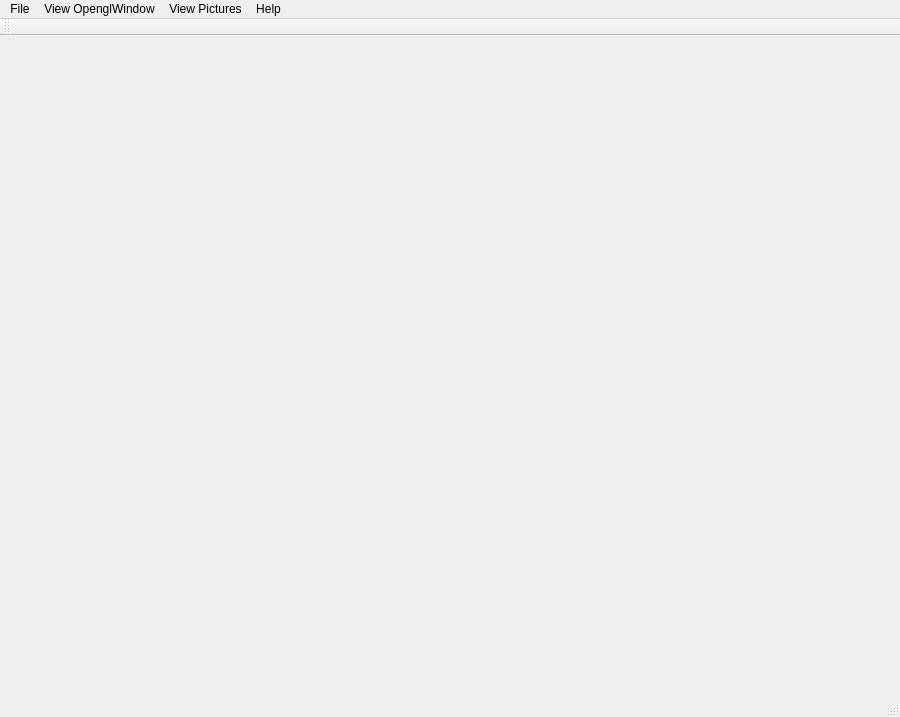
<?xml version="1.0" encoding="UTF-8"?>
<ui version="4.0">
 <class>MainWindow</class>
 <widget class="QMainWindow" name="MainWindow">
  <property name="geometry">
   <rect>
    <x>0</x>
    <y>0</y>
    <width>900</width>
    <height>717</height>
   </rect>
  </property>
  <property name="windowTitle">
   <string>QtOpenGL</string>
  </property>
  <widget class="QWidget" name="centralWidget">
   <layout class="QVBoxLayout" name="verticalLayout_3">
    <item>
     <layout class="QVBoxLayout" name="verticalLayoutMain">
      <item>
       <layout class="QHBoxLayout" name="horizontalLayout_3">
        <property name="sizeConstraint">
         <enum>QLayout::SetDefaultConstraint</enum>
        </property>
       </layout>
      </item>
      <item>
       <layout class="QHBoxLayout" name="horizontalLayout_4"/>
      </item>
     </layout>
    </item>
   </layout>
  </widget>
  <widget class="QMenuBar" name="menuBar">
   <property name="geometry">
    <rect>
     <x>0</x>
     <y>0</y>
     <width>900</width>
     <height>21</height>
    </rect>
   </property>
   <widget class="QMenu" name="menuFiel">
    <property name="title">
     <string>File</string>
    </property>
   </widget>
   <widget class="QMenu" name="menuHelp">
    <property name="title">
     <string>Help</string>
    </property>
    <addaction name="actionHelp"/>
    <addaction name="actionAuthor"/>
   </widget>
   <widget class="QMenu" name="menuView_Pictures">
    <property name="title">
     <string>View Pictures</string>
    </property>
   </widget>
   <widget class="QMenu" name="menuView_OpenglWindow">
    <property name="title">
     <string>View OpenglWindow</string>
    </property>
   </widget>
   <addaction name="menuFiel"/>
   <addaction name="menuView_OpenglWindow"/>
   <addaction name="menuView_Pictures"/>
   <addaction name="menuHelp"/>
  </widget>
  <widget class="QToolBar" name="mainToolBar">
   <attribute name="toolBarArea">
    <enum>TopToolBarArea</enum>
   </attribute>
   <attribute name="toolBarBreak">
    <bool>false</bool>
   </attribute>
  </widget>
  <widget class="QStatusBar" name="statusBar"/>
  <action name="actionHelp">
   <property name="text">
    <string>Help</string>
   </property>
  </action>
  <action name="actionAuthor">
   <property name="text">
    <string>Author</string>
   </property>
  </action>
  <action name="actionSettings">
   <property name="text">
    <string>Settings</string>
   </property>
  </action>
  <action name="actionFrame">
   <property name="text">
    <string>Continuous Frames</string>
   </property>
  </action>
  <action name="actionOpen">
   <property name="text">
    <string>Open</string>
   </property>
  </action>
  <action name="actionKeyFrame">
   <property name="text">
    <string>Key Frames</string>
   </property>
  </action>
  <action name="actionGradually">
   <property name="text">
    <string>Gradually</string>
   </property>
  </action>
  <action name="actionOpen_1">
   <property name="text">
    <string>Open_2</string>
   </property>
  </action>
  <action name="actionOpen_2">
   <property name="text">
    <string>Open_3</string>
   </property>
  </action>
  <action name="actionView_pictures">
   <property name="text">
    <string>view pictures</string>
   </property>
  </action>
 </widget>
 <layoutdefault spacing="6" margin="11"/>
 <resources>
  <include location="qtopengl.qrc"/>
 </resources>
 <connections/>
</ui>
